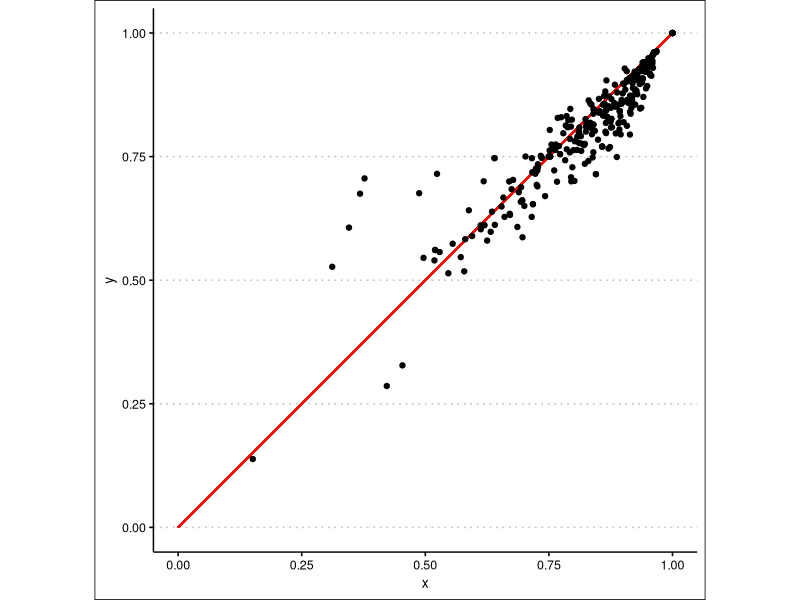
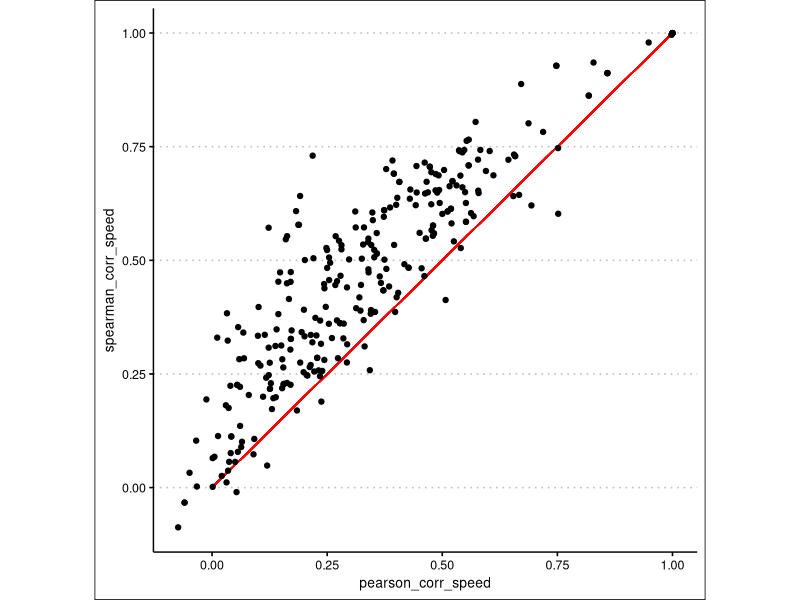
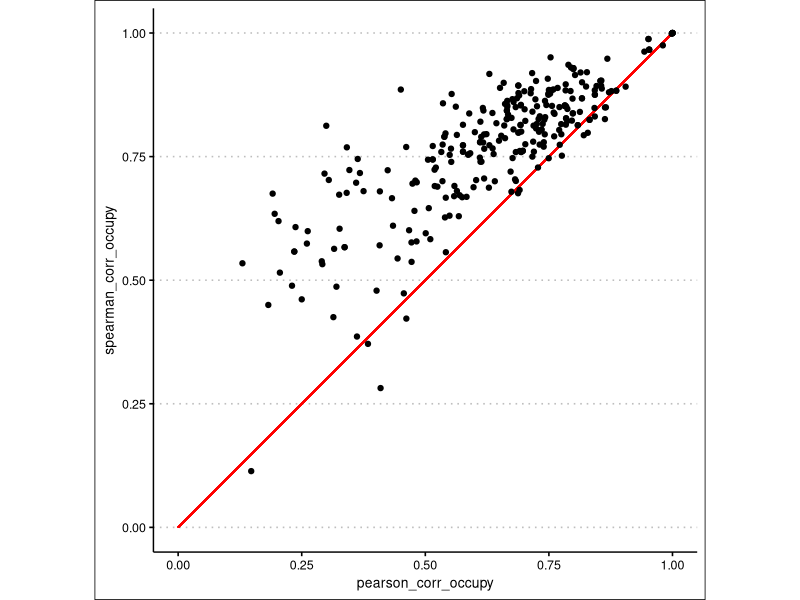
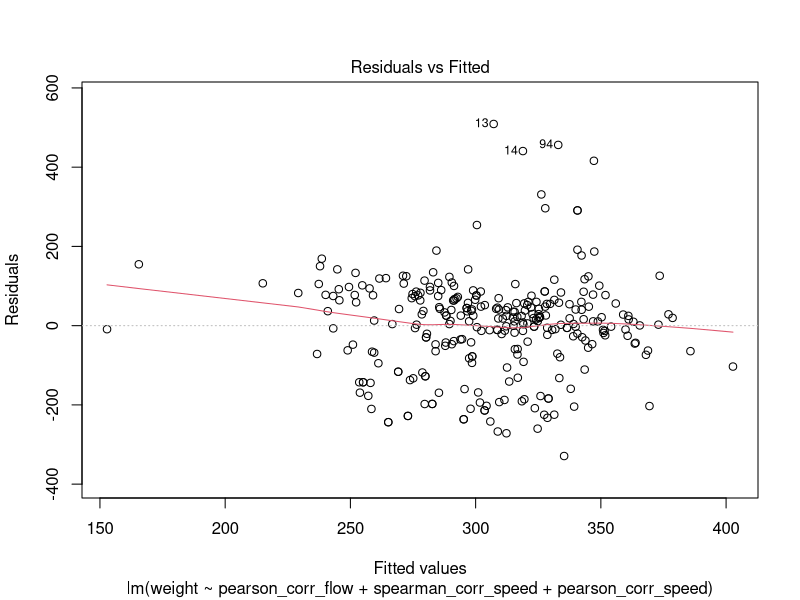
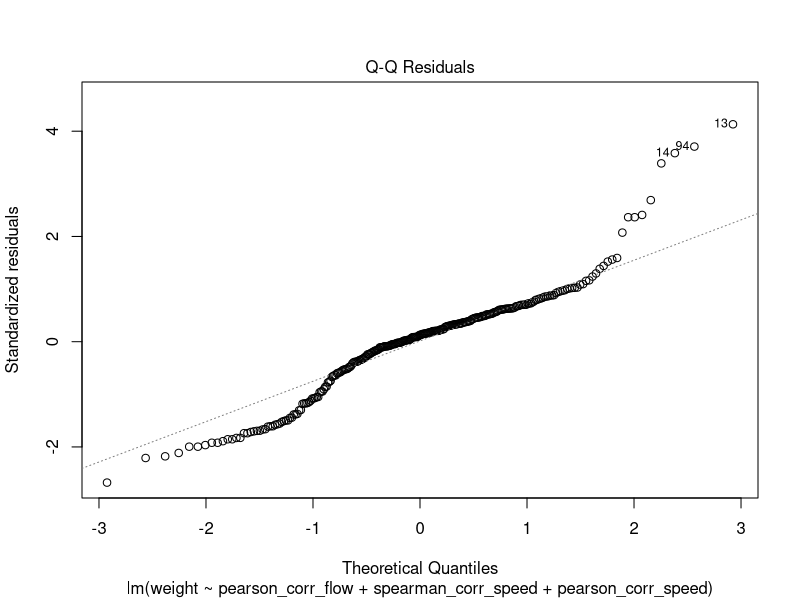
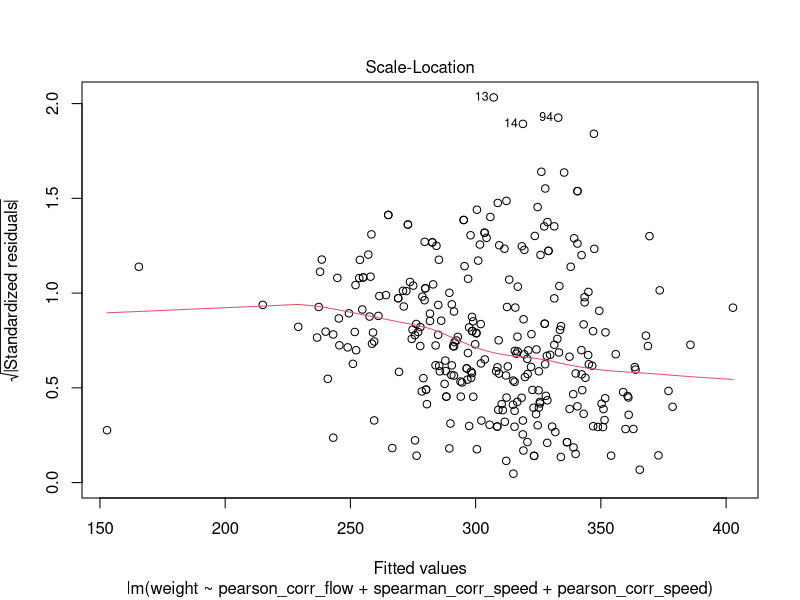
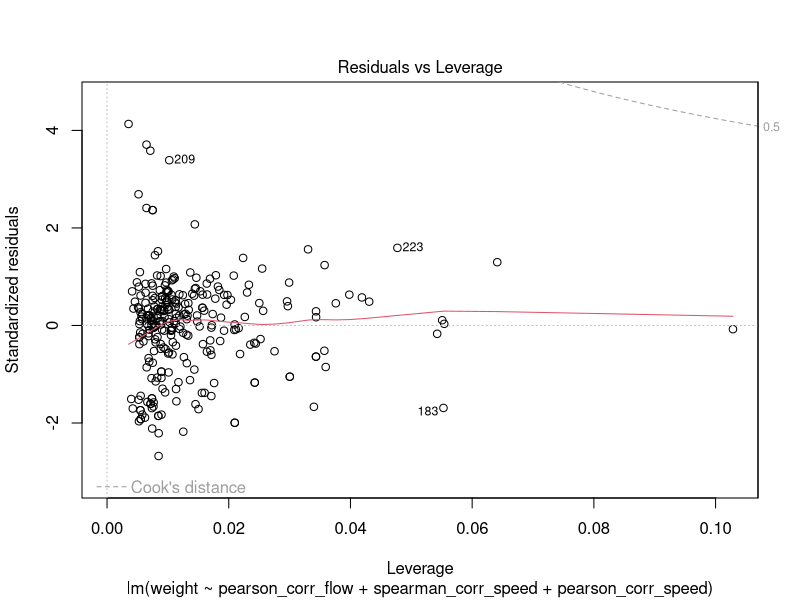
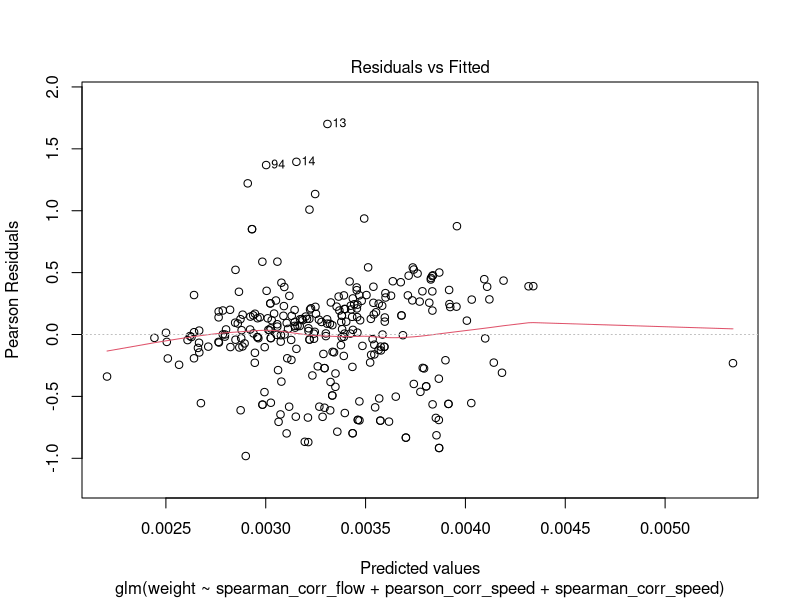

The R source for these figures, in order:
# Multivariate regression

library(ggplot2)
library(ggthemes)

data <- read.csv("edges_with_corrs_all.csv")

data <- data[data$weight<1000, ]

ggplot(data) +
  geom_segment(aes(x = 0, y = 0, xend = 1, yend = 1), col="red") +
  geom_point(aes(x=pearson_corr_flow, y=spearman_corr_flow)) +
  theme_clean() +
  theme(aspect.ratio = 1)

ggplot(data, aes(x=pearson_corr_speed, y=spearman_corr_speed)) +
  geom_segment(aes(x = 0, y = 0, xend = 1, yend = 1), col="red") +
  geom_point() +
  theme_clean() +
  theme(aspect.ratio = 1)

ggplot(data, aes(x=pearson_corr_occupy, y=spearman_corr_occupy)) +
  geom_segment(aes(x = 0, y = 0, xend = 1, yend = 1), col="red") +
  geom_point() +
  theme_clean() +
  theme(aspect.ratio = 1)

## Simple linear regression on all regressors

LinearRegression <- lm(data=data,
                       weight~pearson_corr_flow+spearman_corr_flow+
                         pearson_corr_speed+spearman_corr_speed+
                         pearson_corr_occupy+spearman_corr_occupy
                         )
summary(LinearRegression)

## Stepwise regression linear model

# 1. Fit a full model (all predictors)
full_model <- lm(data=data,
                 weight~pearson_corr_flow+spearman_corr_flow+
                   pearson_corr_speed+spearman_corr_speed+
                   pearson_corr_occupy+spearman_corr_occupy)

# 2. Fit an intercept-only model (no predictors)
null_model <- lm(data=data,
                 weight~1)

# 3. Perform stepwise selection (both directions)
stepwise_model <- step(null_model, 
                       scope = list(lower = null_model, upper = full_model), 
                       direction = "both")

# 4. View results
summary(stepwise_model)
plot(stepwise_model)

## Stepwise regression GLM gamma with reciprocal link function <<<REFAZER>>>

# 1. Fit a full model (all predictors)
full_gamma_model <- glm(weight ~ pearson_corr_flow + spearman_corr_flow +
                                pearson_corr_speed + spearman_corr_speed +
                                pearson_corr_occupy + spearman_corr_occupy,
                              data = data, 
                              family = Gamma(link = "inverse"))


# 2. Fit an intercept-only model (no predictors)
unitary_gamma_model <- glm(weight ~ 1,
                        data = data, 
                        family = Gamma(link = "inverse"))

# 3. Perform stepwise selection (both directions)
stepwise_gamma_model <- step(full_gamma_model, 
                       scope = list(lower = unitary_gamma_model, upper = full_gamma_model), 
                       direction = "both", trace = TRUE)

# 4. View results
summary(stepwise_gamma_model)
plot(stepwise_gamma_model)
